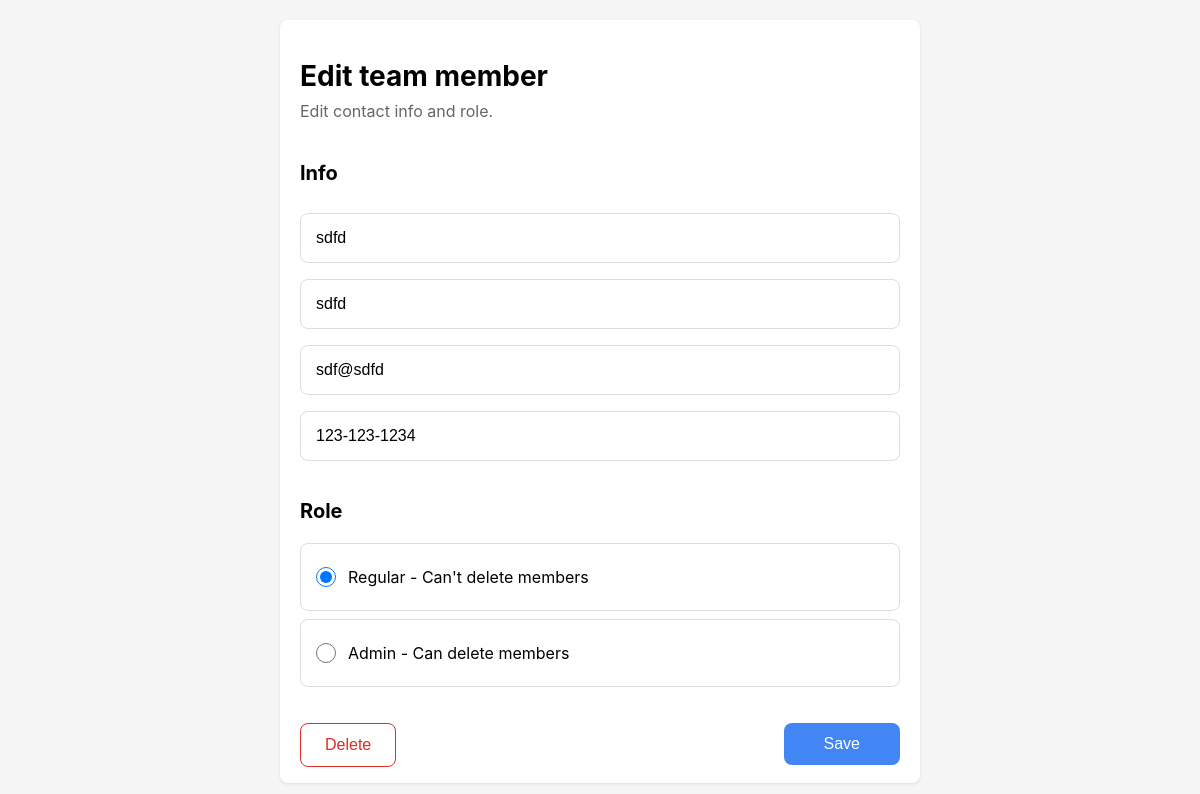
The app's page /details/12/, older data.
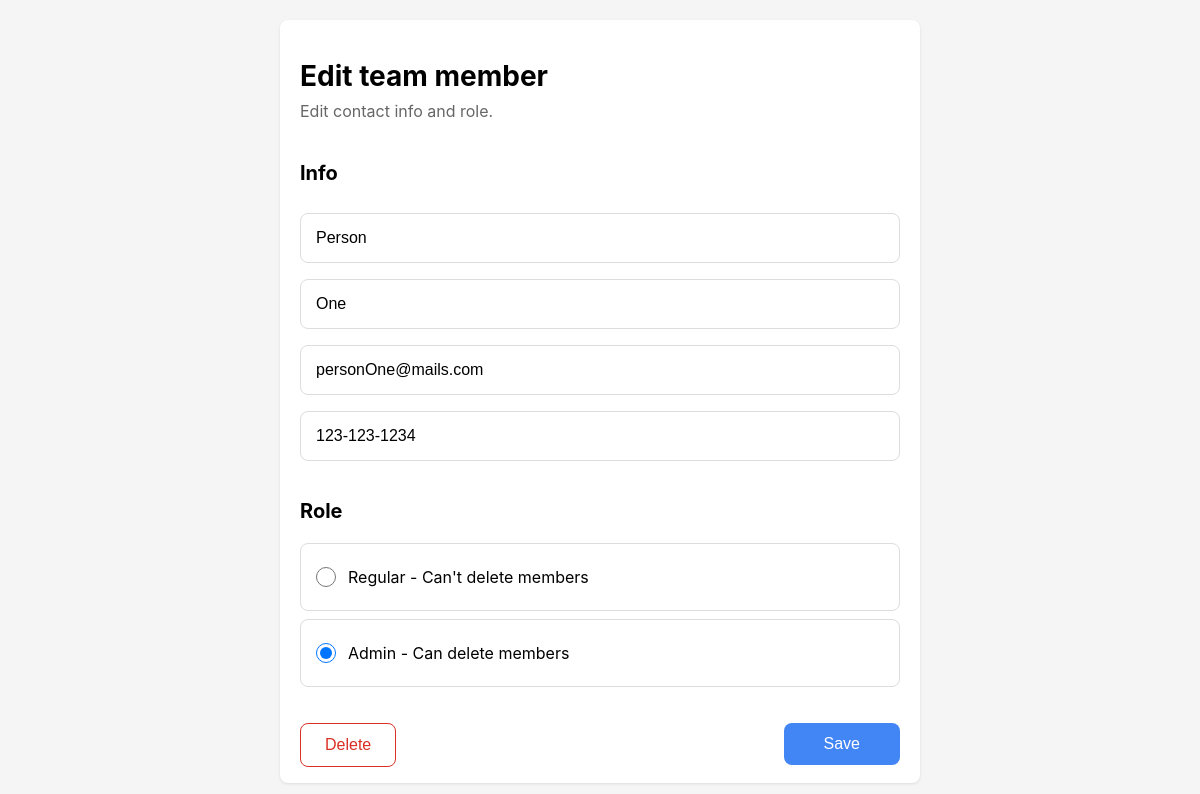
The same page, newer data.
### fullStackTeam/models.py (models this page shows, shortened)
class Member(models.Model):
    ROLE_CHOICES = [
        ('Regular', 'Regular'),
        ('Admin', 'Admin'),
    ]
    first_name = models.CharField(max_length=100)
    last_name = models.CharField(max_length=100)
    phone = models.CharField(max_length=15)
    email = models.EmailField(unique=True)
    role = models.CharField(max_length=10, choices=ROLE_CHOICES, default='Regular')

### fullStackTeam/views.py (the view, shortened to what this page needs)
# urls.py: path('details/<int:id>/', views.details, name='details'),
def details(request, id):
    mymember = Member.objects.get(id=id)
    template = loader.get_template('edit.html')
    context = {
        'mymember': mymember,
    }
    return HttpResponse(template.render(context, request))

### fullStackTeam/templates/edit.html (shortened to what this page needs)
{% extends "master.html" %}
{% block content %}
    <h1>Edit team member</h1>
    <div class="subtitle">Edit contact info and role.</div>
    <form method="POST">
        <h3>Info</h3>
        <input type="text" name="first_name" value="{{ mymember.first_name }}" required>
        <input type="text" name="last_name" value="{{ mymember.last_name }}" required>
        <input type="email" name="email" value="{{ mymember.email }}" required>
        <input type="tel" name="phone" id="phone" value="{{ mymember.phone }}" required
            pattern="\d{3}-\d{3}-\d{4}"
            oninput="formatPhoneNumber(this)">
        <h3>Role</h3>
        <div class="role-selector">
            <label class="role-option">
                <input type="radio" name="role" value="Regular" {% if mymember.role == 'Regular' %}checked{% endif %}>
                Regular - Can't delete members
            </label>
            <label class="role-option">
                <input type="radio" name="role" value="Admin" {% if mymember.role == 'Admin' %}checked{% endif %}>
                Admin - Can delete members
            </label>
        </div>
        <button type="button" onclick="handleDelete()" class="delete-button">Delete</button>
        <button type="submit" class="save-button">Save</button>
        </form>
{% endblock %}

Row changes from the older to the newer data that the page shows:
changed Member: first_name "sdfd" → "Person"; last_name "sdfd" → "One"; email "sdf@sdfd" → "personOne@mails.com"; role "☑ Regular - Can't delete members" → "☐ Regular - Can't delete members"; role "☐ Admin - Can delete members" → "☑ Admin - Can delete members"
